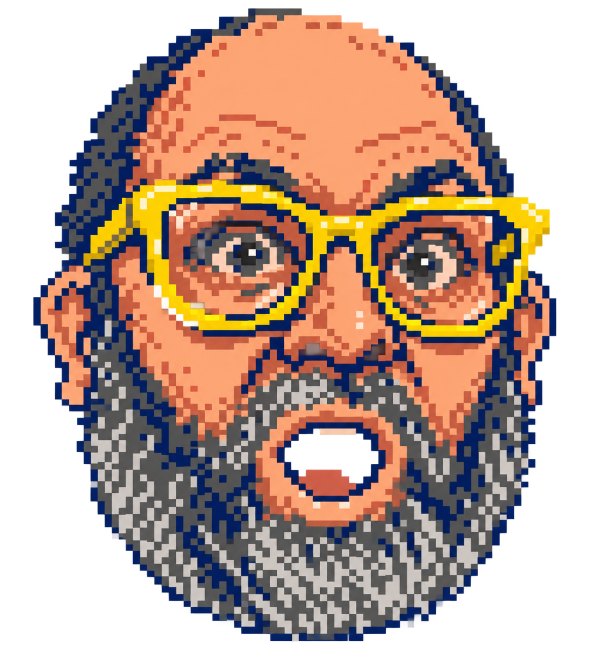
#> input picture assets/title_portrait_reference.png, 1211 x 1299 px (shown at 1/2 size)
$ python gen_title_portrait.py
#> lines starting #> are read from the running program, lines starting #| are printed output that depends on the picture
"""Convert the generated reference portrait into a four-color NES CHR sheet."""

from pathlib import Path

from PIL import Image


ROOT = Path(__file__).resolve().parents[1]
SOURCE = ROOT / "assets" / "title_portrait_reference.png"
PREVIEW = ROOT / "assets" / "title_portrait_nes.png"
OUTPUT = ROOT / "src" / "title_portrait.s"
WIDTH = 80
HEIGHT = 96


def face_color(red, green, blue, y):
    """Map the detailed source into black, skin, glasses, and dark detail."""
    if max(red, green, blue) < 28:
        return 0
    if red > 180 and green > 165 and blue < 90:
        return 2
    if red > green + 22 and red > blue + 40 and red > 110:
        return 1
    if y >= 64 and (red + green + blue) // 3 > 125:
        return 2
    return 3


def chr_tile(pixels, left, top):
    values = []
    for plane in (0, 1):
        for row in range(8):
            value = 0
            for col in range(8):
                color = pixels[(left + col, top + row)]
                value |= ((color >> plane) & 1) << (7 - col)
            values.append(value)
    return values


source = Image.open(SOURCE).convert("RGB")
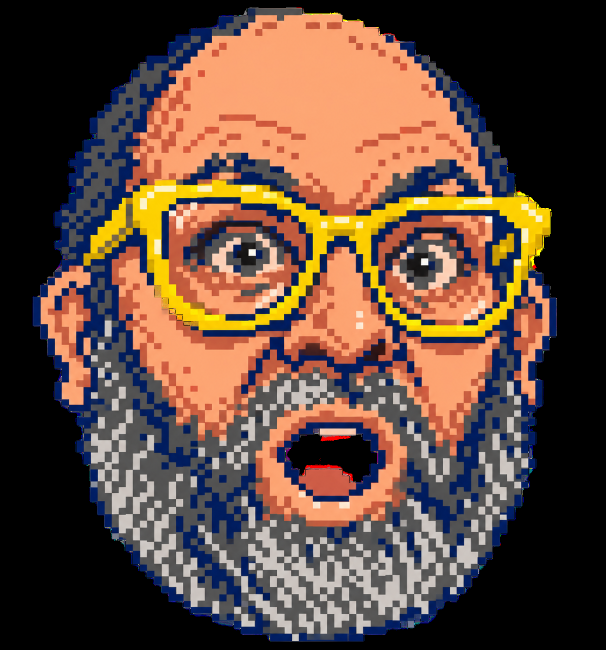
#> source: PIL image 1211x1299 RGB (shown at 1/2 size); mean R, G, B 96.7, 72.9, 61.1
non_black = source.point(lambda value: 255 if value > 28 else 0).getbbox()
#> non_black = (64, 14, 1114, 1283)
if non_black is None:
    raise SystemExit("Reference portrait has no visible pixels")

# The generated asset already has a black field; crop its visible silhouette.
portrait = source.crop(non_black).resize((WIDTH, HEIGHT), Image.Resampling.NEAREST)
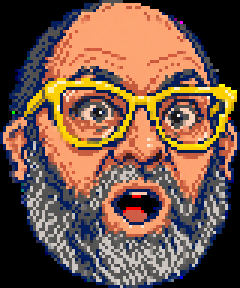
#> portrait: PIL image 80x96 RGB (shown 3 times larger); mean R, G, B 114.6, 86.4, 72.4
pixels = {}
for y in range(HEIGHT):
    for x in range(WIDTH):
        pixels[(x, y)] = face_color(*portrait.getpixel((x, y)), y)
#> after the loop, pixels = 7680 items

palette = [(0, 0, 0), (245, 163, 106), (255, 213, 28), (40, 58, 78)]

# The upper teeth use the lower band’s beard-white index. The tongue sits
# below this band and deliberately keeps the warmer skin/red index instead.
for y in range(63, 65):
    for x in range(40, 50):
        if (x, y) not in ((40, 63), (41, 63)) and pixels[(x, y)] == 1:
            pixels[(x, y)] = 2

preview = Image.new("RGB", (WIDTH, HEIGHT))
#> preview: PIL image 80x96 RGB; every value is 0
for position, color in pixels.items():
    preview.putpixel(position, palette[color])
#> this loop made 7680 passes
#> (position, color) on passes 1 to 3: ((0, 0), 0), ((1, 0), 0), ((2, 0), 0)
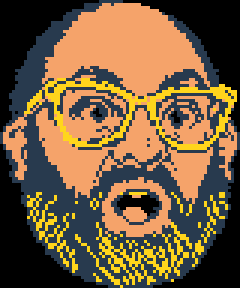
#> preview: PIL image 80x96 RGB (shown 3 times larger); mean R, G, B 116.6, 92.5, 62.9
preview.resize((WIDTH * 4, HEIGHT * 4), Image.Resampling.NEAREST).save(PREVIEW)
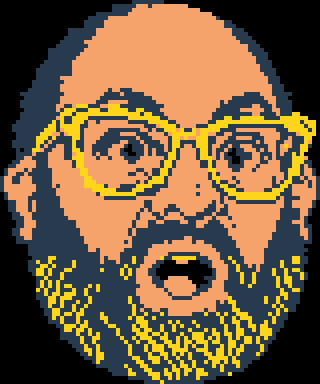
#> saved as title_portrait_nes.png: PIL image 320x384 RGB; mean R, G, B 116.6, 92.5, 62.9

# A 3x3 patch reaches the mouth's upper edge as well as its open cavity. The
# closed version replaces that cavity with skin and a compact dark mouth line.
closed_pixels = dict(pixels)
#> closed_pixels = 7680 items
for y in range(60, 78):
    for x in range(36, 52):
        # Stay within the open cavity rather than clearing the surrounding beard.
        if ((x - 44) * (x - 44) * 36 + (y - 69) * (y - 69) * 64) < 2600:
            if closed_pixels[(x, y)] in (0, 2, 3):
                closed_pixels[(x, y)] = 1
for x in range(37, 52):
    closed_pixels[(x, 65)] = 3
for x in range(39, 49):
    closed_pixels[(x, 66)] = 3

closed_preview = Image.new("RGB", (WIDTH, HEIGHT))
for position, color in closed_pixels.items():
    closed_preview.putpixel(position, palette[color])
closed_preview.resize((WIDTH * 4, HEIGHT * 4), Image.Resampling.NEAREST).save(
    ROOT / "assets" / "title_portrait_closed_nes.png"
)
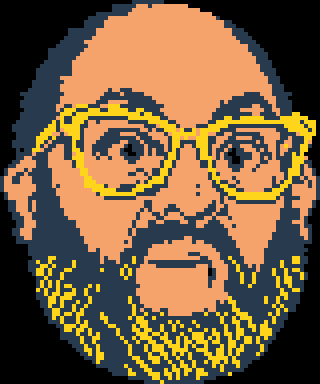
#> saved as title_portrait_closed_nes.png: PIL image 320x384 RGB; mean R, G, B 118.8, 93.8, 63.7

lines = [
    "; title_portrait.s -- generated from assets/title_portrait_reference.png.",
    "; 10x12 background-tile portrait: 0=black, 1=skin, 2=yellow glasses, 3=beard/detail.",
    "; Regenerate with: python tools/gen_title_portrait.py",
    "",
    '.segment "CHARS"',
    "",
]
for tile_y in range(0, HEIGHT, 8):
    for tile_x in range(0, WIDTH, 8):
        values = chr_tile(pixels, tile_x, tile_y)
        lines.append(".byte " + ", ".join(f"${value:02X}" for value in values))
#> after the loop, lines = 126 items

lines.extend(["", "; Closed-mouth replacement tiles: 3 columns by 3 rows."])
for tile_y in range(56, 80, 8):
    for tile_x in range(32, 56, 8):
        values = chr_tile(closed_pixels, tile_x, tile_y)
        lines.append(".byte " + ", ".join(f"${value:02X}" for value in values))
#> after the loop, lines = 137 items

OUTPUT.write_text("\n".join(lines) + "\n", encoding="ascii")
print(f"Wrote {OUTPUT} and {PREVIEW}")
